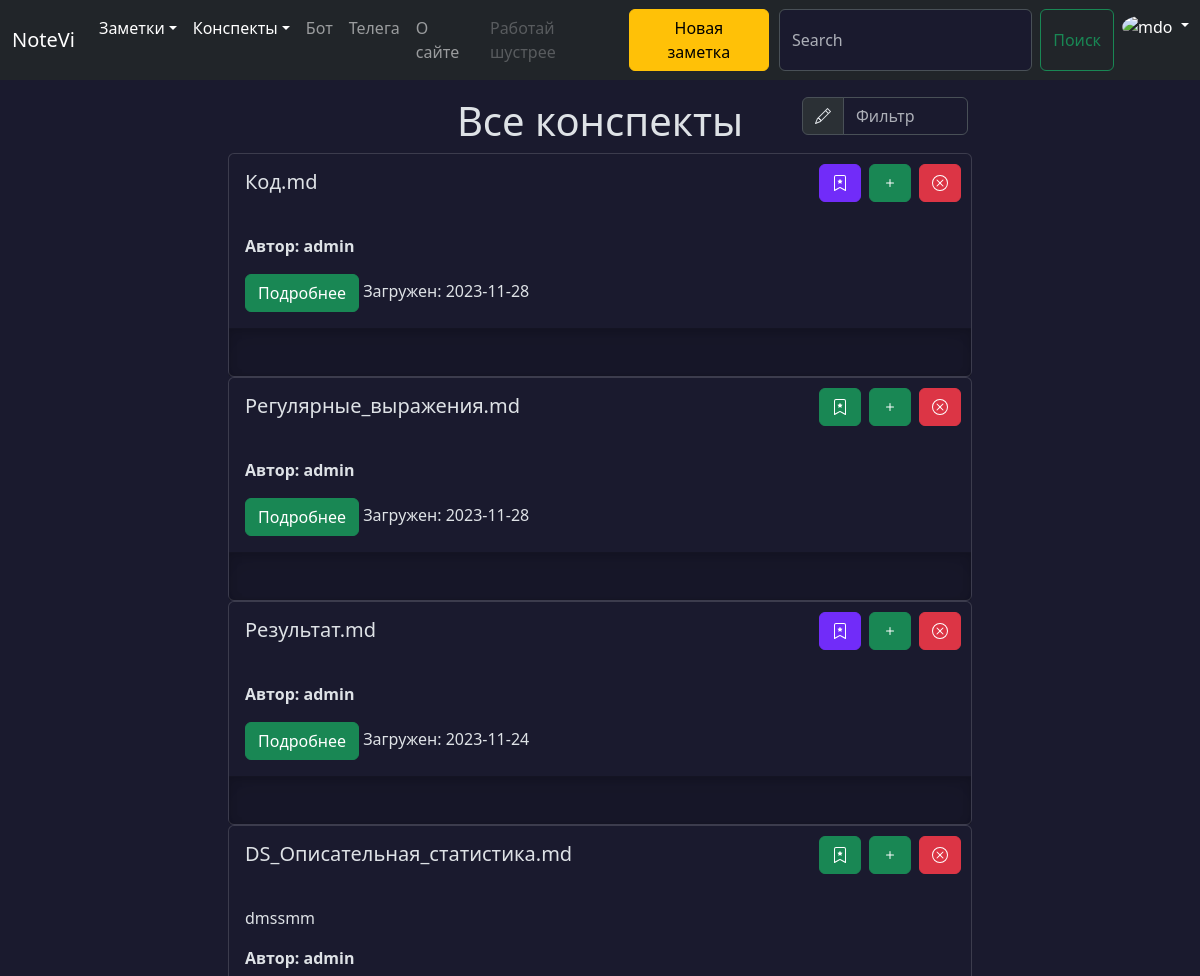
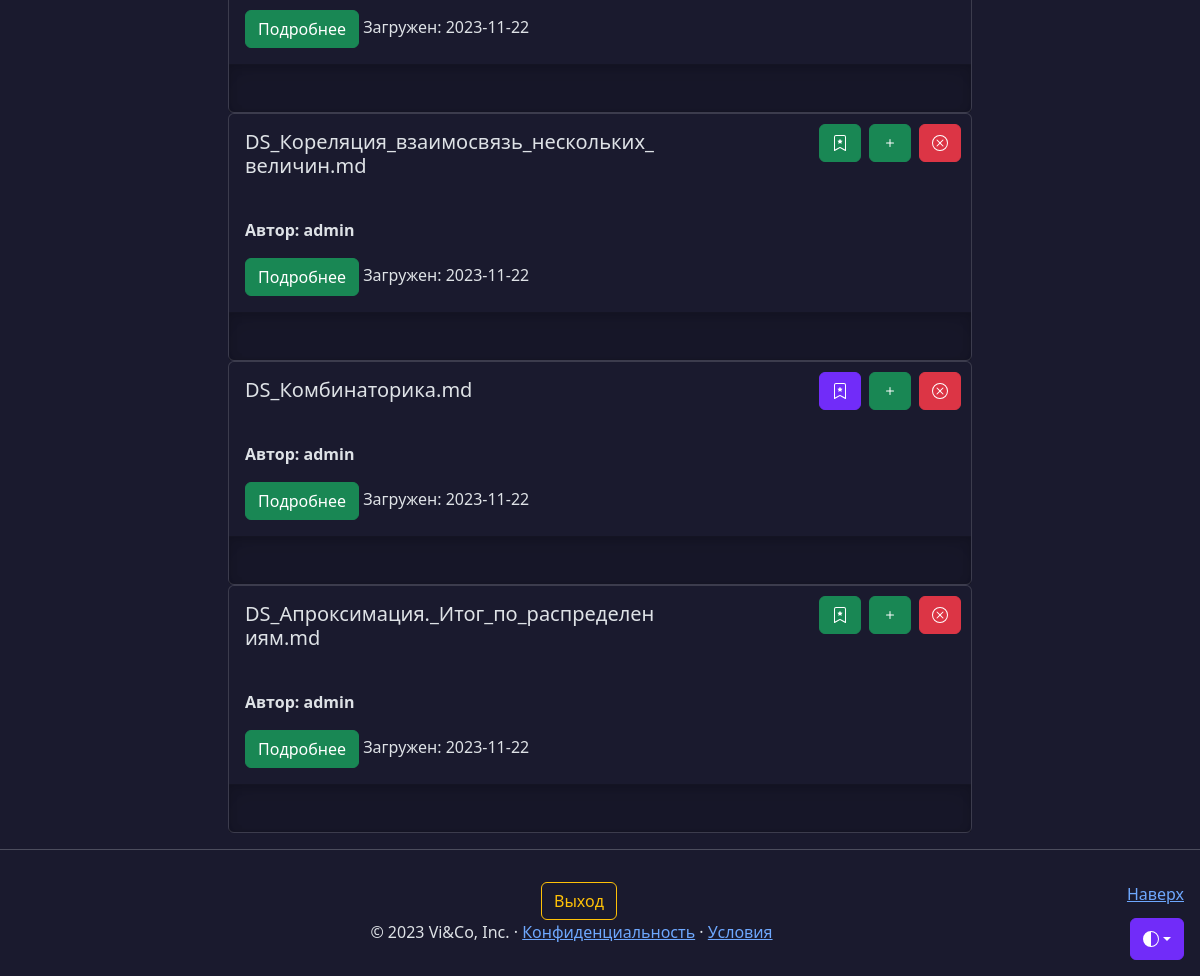
Before: /conspects (signed in) with the older database file (2 pictures, top to bottom).
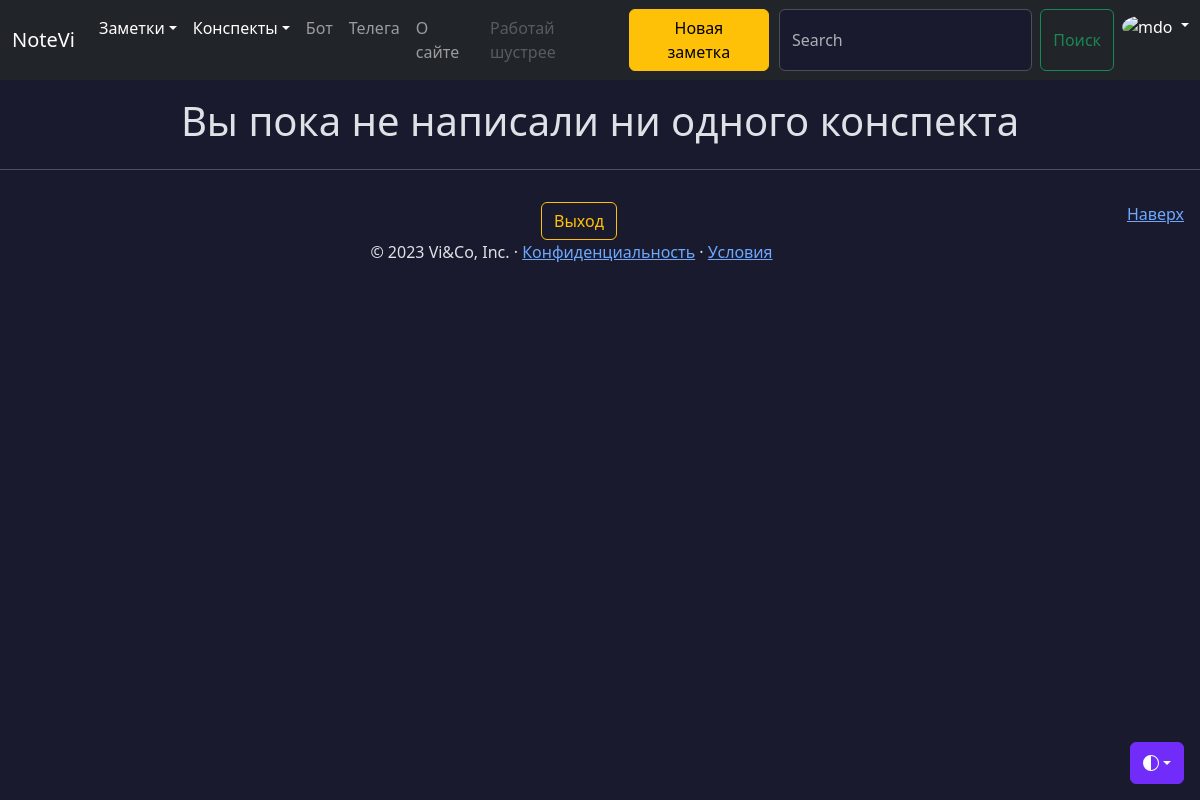
After: the same page with the newer database file.
### models.py (models this page shows, shortened)
class Conspect(db.Model):
    id = db.Column(db.Integer, primary_key=True)
    name = db.Column(db.String(100), nullable=False, default='Not_name')
    files = db.relationship('File',
                            secondary='conspect_file',
                            lazy='subquery',
                            backref=db.backref('conspects',
                                               lazy=True))
    add_date = db.Column(db.Date(), default=datetime.utcnow)
    public = db.Column(db.String(8), default=None)
    user_id = db.Column(db.Integer, db.ForeignKey('user.id'))
    intro = db.Column(db.String(200), nullable=False, default=' ')
    favorites = db.relationship('User',
                                secondary='favorites_conspect',
                                backref=db.backref('favorite_conspects',
                                                   lazy=True),
                                lazy='subquery')
    images = db.relationship('File',
                             secondary='conspect_image',
                             lazy='subquery',
                             backref=db.backref('img_conspects',
                                                lazy=True))

class User(db.Model):
    id = db.Column(db.Integer, primary_key=True)
    username = db.Column(
        db.String(64), index=True, unique=True, nullable=False
    )
    email = db.Column(db.String(120), index=True, unique=True, nullable=False)
    password_hash = db.Column(db.String(255), nullable=False)
    notes = db.relationship('Note',
                            backref='author',
                            lazy='dynamic',
                            cascade='all, delete')
    created_on = db.Column(db.DateTime(), default=datetime.utcnow)
    updated_on = db.Column(
        db.DateTime, default=datetime.utcnow, onupdate=datetime.utcnow
    )
    conspects = db.relationship('Conspect',
                                backref='author',
                                lazy='dynamic',
                                cascade='all, delete'
                                )
    def is_favorite_conspect(self, conspect):
        if not self.favorite_conspects:
            return False
        return conspect in self.favorite_conspects
    def is_author(self, instance):
        return self.id == instance.user_id
    @property
    def is_authenticated(self):
        return True

### views/conspects.py (the view)
@app.route('/conspects')
def conspects():
    endpoint = request.endpoint
    if current_user.is_authenticated:
        conspects = (Conspect.query
                             .filter(Conspect.user_id == current_user.id)
                             .order_by(Conspect.id.desc())
                             .all())
        return render_template('conspects.html',
                               endpoint=endpoint,
                               conspects=conspects)
    return render_template('conspects.html', endpoint=endpoint)

### models.py (called while the page is built)
@login_manager.user_loader
def user_loader(id: int):
    return db.session.query(User).get(id)

### templates/conspects.html (shortened to what this page needs)
{% extends 'base.html' %}
{% block content %}
{% if request.endpoint == 'public_conspects' or current_user.is_authenticated %}
<div class="container mt-5">
  <div class="row justify-content-md-center">
    {% if conspects|length > 0 %}
    <div class="col-sm-4 col-lg-2">
    </div>
    <div class="col-sm-4 align-self-center">
        <h1 style="text-align: center;">Все конспекты</h1>
    {% else %}
      {% if request.endpoint == 'public' %}
        <h1 style="text-align: center;">Публичные конспекты отсутствуют</h1>
      {% elif request.endpoint == 'favorite_conspects' %}
        <h1 style="text-align: center;">У вас нет избранных конспектов</h1>
      {% else %}
        <h1 style="text-align: center;">Вы пока не написали ни одного конспекта</h1>
      {% endif %}
    {% endif %}
    </div>
    {% if conspects|length > 0 %}
      <div class="col-sm-4 col-lg-2 mb-2">
        <div class="input-group">
          <span class="input-group-text" id="basic-addon1">
          </span>
          <input type="text" class="form-control" placeholder="Фильтр" aria-label="Фильтр" aria-describedby="basic-addon1" id="filterInput">
        </div>
      </div>
    </div>
    {% endif %}
    {% if conspects|length > 0 %}
      {% for conspect in conspects %}
        <div class="card container col-lg-8 p-0">
          <div class="card-body container">
            <h5 class="card-title col-7">{{ conspect.name }}</h5>
            <il class="align-self-end">{% include 'includes/btn_conspect.html' %}</il>
          </div>
          <div class="card-body container">
            {% if conspect.intro|length > 3 %}
            <p class="card-text">{{ conspect.intro }}</p>
            {% endif %}
            <p class="card-author"><b>Автор: {{ conspect.author.username }}</b></p>
            <a href="{{ url_for('conspect', id=conspect.id) }}" class="btn btn-success" data-toggle="button" aria-pressed="false" autocomplete="off">
                Подробнее
            </a>
            <note class="date col">Загружен: {{ conspect.add_date }}</note>
          </div>
          <div class="b-example-divider" style="width: 100%;"></div>
        </div>
      {% endfor %}
    {% endif %}
  </div>
  {% else %}
  <div class="container mt-5">
    <h1 style="text-align: center;">Войдите или зарегистрируйтесь</h1>
  </div>
  {% endif %}
{% endblock %}

### templates/base.html (shortened to what this page needs)
<!DOCTYPE html>
<html lang="ru" data-bs-theme="dark">
<head>
    <link rel="stylesheet" href="https://cdn.jsdelivr.net/npm/@docsearch/css@3">
    <link rel="stylesheet" href="{{ url_for('static', filename='css/main.css')}}" rel="stylesheet">
    <link rel="stylesheet" href="{{ url_for('static', filename='css/drop-menu.css')}}" rel="stylesheet">
    <link href="{{ url_for('static', filename='css/base.css')}}" rel="stylesheet">
</head>
<body>
    {% include 'includes/dropdown_light.html' %}
    {% include 'includes/header.html' %}
    <div class="wrapper">
      <main class="main">
        {% block content %} {% endblock %}
      </main>
    </div>
    {% include 'includes/footer.html' %}
</body>
</html>

### templates/includes/dropdown_light.html (shortened to what this page needs)
<div class="dropdown position-fixed bottom-0 end-0 mb-3 me-3 bd-mode-toggle">
  <button class="btn btn-bd-primary py-2 dropdown-toggle d-flex align-items-center"
          id="bd-theme"
          type="button"
          aria-expanded="false"
          data-bs-toggle="dropdown"
          aria-label="Toggle theme (auto)">
    <svg class="bi my-1 theme-icon-active" width="1em" height="1em"><use href="#circle-half"></use></svg>
  </button>
</div>

### templates/includes/header.html (shortened to what this page needs)
<header data-bs-theme="dark" class="border-bottom">
  <nav class="navbar navbar-expand-md navbar-dark fixed-top bg-dark">
    <div class="container-fluid">
      <a class="navbar-brand" href="{{ url_for('index') }}">NoteVi</a>
      <div class="collapse navbar-collapse" id="navbarCollapse">
        <ul class="navbar-nav me-auto mb-2 mb-md-0">
          {% if current_user.is_authenticated %}
          <li class="nav-item dropdown">
            <a class="nav-link active dropdown-toggle show" id="dropdownMenuButton5" data-bs-toggle="dropdown" aria-haspopup="true" aria-expanded="true" aria-current="page">Заметки</a>
          </li>
          <li class="nav-item dropdown">
            <a class="nav-link active dropdown-toggle show" id="dropdownMenuButton5" data-bs-toggle="dropdown" aria-haspopup="true" aria-expanded="true" aria-current="page">Конспекты</a>
          </li>
          {% endif %}
          <li class="nav-item">
            <a class="nav-link" href="{{ url_for('bot') }}">Бот</a>
          </li>
          <li class="nav-item">
            <a class="nav-link" href="{{ url_for('telegram') }}">Телега</a>
          <li class="nav-item">
          {% if request.endpoint != 'about' %}
            <a class="nav-link" href="{{ url_for('about') }}">О сайте</a>
          </li>
          {% endif %}
          <li class="nav-item">
            <a class="nav-link disabled" aria-disabled="true">Работай шустрее</a>
          </li>
        </ul>
        <ul class="navbar-nav me-0">
          {% if current_user.is_authenticated %}
            <a href="{{ url_for('create_note') }}" class="btn btn-warning mb-2 mb-md-0" style="margin-right: 10px;">Новая заметка</a>
          {% else %}
            <a href="{{ url_for('login') }}" class="btn btn-warning mb-2 mb-md-0" style="margin-right: 10px;">Вход</a>
          {% endif %}
          <form class="d-flex me-2" role="search">
            <input class="form-control me-2" type="search" placeholder="Search" aria-label="Search">
            <button class="btn btn-outline-success" type="submit">Поиск</button>
          </form>
          <div class="dropdown text-center text-md-end mt-2 mt-md-1">
            <a href="#" class="d-block link-body-emphasis text-decoration-none dropdown-toggle" data-bs-toggle="dropdown" aria-expanded="false">
              <img src="https://github.com/mdo.png" alt="mdo" width="32" height="32" class="rounded-circle">
            </a>
          </div>
        </ul>
      </div>
    </div>
  </nav>
</header>

### templates/includes/footer.html (shortened to what this page needs)
<hr class="featurette-divider">
<footer class="page-footer">
  {% if current_user.is_authenticated %}
    <a href="{{ url_for('logout') }}" class="btn btn-outline-warning" style="margin-left: 15px;">Выход</a>
  {% endif %}
  <p class="float-end"><a href="#">Наверх</a></p>
  <p>© 2023 Vi&Co, Inc. · <a href="/contact">Конфиденциальность</a> · <a href="{{ url_for('conditions') }}">Условия</a></p>
</footer>

### templates/includes/btn_conspect.html (shortened to what this page needs)
{% if current_user.is_authenticated %}
  {% if not current_user.is_author(conspect) %}
  <a {% if current_user.is_favorite_conspect(conspect) %} href="{{ url_for('unfavorite_conspect', id=conspect.id) }}" class="btn btn-success btn-bd-primary delete-button" {% else %} href="{{ url_for('favorite_conspect', id=conspect.id) }}" class="btn btn-success delete-button" {% endif %}>
    <svg xmlns="http://www.w3.org/2000/svg" width="16" height="16" fill="currentColor" class="bi bi-trash" viewBox="0 0 16 16">
      <path d="M7.84 4.1a.178.178 0 0 1 .32 0l.634 1.285a.178.178 0 0 0 .134.098l1.42.206c.145.021.204.2.098.303L9.42 6.993a.178.178 0 0 0-.051.158l.242 1.414a.178.178 0 0 1-.258.187l-1.27-.668a.178.178 0 0 0-.165 0l-1.27.668a.178.178 0 0 1-.257-.187l.242-1.414a.178.178 0 0 0-.05-.158l-1.03-1.001a.178.178 0 0 1 .098-.303l1.42-.206a.178.178 0 0 0 .134-.098L7.84 4.1z"></path>
      <path d="M2 2a2 2 0 0 1 2-2h8a2 2 0 0 1 2 2v13.5a.5.5 0 0 1-.777.416L8 13.101l-5.223 2.815A.5.5 0 0 1 2 15.5V2zm2-1a1 1 0 0 0-1 1v12.566l4.723-2.482a.5.5 0 0 1 .554 0L13 14.566V2a1 1 0 0 0-1-1H4z"></path>
    </svg>
  </a>
  {% else %}
  <a {% if current_user.is_favorite_conspect(conspect) %} href="{{ url_for('unfavorite_conspect', id=conspect.id) }}" class="btn btn-success btn-bd-primary favorite-button" {% else %} href="{{ url_for('favorite_conspect', id=conspect.id) }}" class="btn btn-success favorite-button" {% endif %}>
  </a>
  {% endif %}
{% endif %}
{% if current_user.is_authenticated and current_user.is_author(conspect) %}
  <a href="{{ url_for('add_intro', id=conspect.id) }}" class="btn btn-success edit-button">
    <svg xmlns="http://www.w3.org/2000/svg" width="16" height="16" fill="currentColor" class="bi bi-plus" viewBox="0 0 16 16">
      <path d="M8 4a.5.5 0 0 1 .5.5v3h3a.5.5 0 0 1 0 1h-3v3a.5.5 0 0 1-1 0v-3h-3a.5.5 0 0 1 0-1h3v-3A.5.5 0 0 1 8 4z"/>
    </svg>
  </a>
  <a href="{{ url_for('confirmation_conspect', id=conspect.id) }}" class="btn btn-danger delete-button">
    </a>
{% endif %}

### static/css/drop-menu.css (style rules this page uses)
.dropdown { position: relative; display: inline-block; }

### static/css/base.css (style rules this page uses)
body { padding-top: 3rem; color: rgb(var(--bs-tertiary-color-rgb)); display: flex; flex-direction: column; height: 100%; }
.page-footer { padding: 1rem; text-align: center; }
.main { flex: 1 1 auto; }
.wrapper { min-height: 100%; display: flex; flex-direction: column; }
.bi { vertical-align: -.125em; fill: currentColor; }
.btn-bd-primary { --bd-violet-bg: #712cf9; --bd-violet-rgb: 112.520718, 44.062154, 249.437846; --bs-btn-font-weight: 600; --bs-btn-color: var(--bs-white); --bs-btn-bg: var(--bd-violet-bg); --bs-btn-border-color: var(--bd-violet-bg); --bs-btn-hover-color: var(--bs-white); --bs-btn-hover-bg: #6528e0; --bs-btn-hover-border-color: #6528e0; --bs-btn-focus-shadow-rgb: var(--bd-violet-rgb); --bs-btn-active-color: var(--bs-btn-hover-color); --bs-btn-active-bg: #5a23c8; --bs-btn-active-border-color: #5a23c8; }
.bd-mode-toggle { z-index: 1500; }
p { white-space: pre-line; }

Changed rows visible on the page:
removed Conspect: name "Код.md", author.username "admin", add_date "2023-11-28"
removed Conspect: name "Регулярные_выражения.md", author.username "admin", add_date "2023-11-28"
removed Conspect: name "Результат.md", author.username "admin", add_date "2023-11-24"
removed Conspect: name "DS_Описательная_статистика.md", intro "dmssmm", author.username "admin", add_date "2023-11-22"
removed Conspect: name "DS_Кореляция_взаимосвязь_нескольких_величин.md", author.username "admin", add_date "2023-11-22"
removed Conspect: name "DS_Комбинаторика.md", author.username "admin", add_date "2023-11-22"
no longer on this page (row edited): Conspect: name "DS_Апроксимация._Итог_по_распределениям.md", author.username "admin", add_date "2023-11-22"
Other visible differences:
text no longer shown: "Все конспекты"
text now shown: "Вы пока не написали ни одного конспекта"
